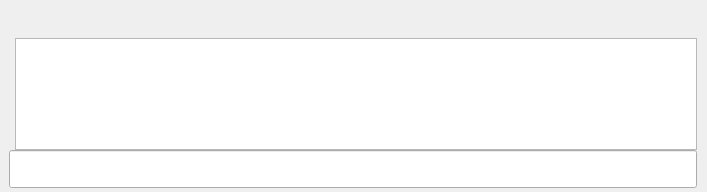
<?xml version="1.0" encoding="UTF-8"?>
<ui version="4.0">
 <class>chatForm</class>
 <widget class="QWidget" name="chatForm">
  <property name="geometry">
   <rect>
    <x>0</x>
    <y>0</y>
    <width>707</width>
    <height>192</height>
   </rect>
  </property>
  <property name="windowTitle">
   <string>Form</string>
  </property>
  <property name="styleSheet">
   <string notr="true"/>
  </property>
  <widget class="QTextEdit" name="chat_text">
   <property name="geometry">
    <rect>
     <x>15</x>
     <y>38</y>
     <width>682</width>
     <height>112</height>
    </rect>
   </property>
   <property name="undoRedoEnabled">
    <bool>false</bool>
   </property>
   <property name="readOnly">
    <bool>true</bool>
   </property>
  </widget>
  <widget class="QLineEdit" name="chat_line">
   <property name="geometry">
    <rect>
     <x>9</x>
     <y>150</y>
     <width>688</width>
     <height>38</height>
    </rect>
   </property>
  </widget>
  <widget class="QLabel" name="chat_username">
   <property name="geometry">
    <rect>
     <x>17</x>
     <y>3</y>
     <width>208</width>
     <height>28</height>
    </rect>
   </property>
   <property name="text">
    <string/>
   </property>
  </widget>
 </widget>
 <resources/>
 <connections/>
</ui>
